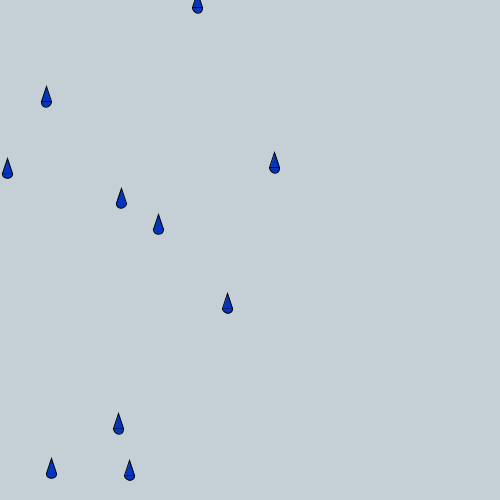
Frame 1 (no input)
Frame 60 (the mouse pressed at the canvas centre just before this capture): identical to frame 1, image omitted
Frame 120 (the mouse held since frame 60 and released just before this capture): identical to frame 1, image omitted

The Processing sketch that drew this single still picture (run headless with seeded random() and noise(); from frame 60 on, the mouse is pressed at the canvas centre):

// Processing sketch: sketch_220705c
// ── sketch_220705c.pde
float fallingTeardropY = 0; 
float x = random(0, 500);

float[] teardropX = new float[10];
float[] teardropY = new float[10];

void setup() {
  size(500, 500);
  background(#C5CFD6);
  for (int i = 0; i < 10; i++) {
    float x = random(0, width); 
    float y = random(0, height);
    teardropX[i] = x;
    teardropY[i] = y;
  }
}

void teardrop(float x, float y, float w) {
  triangle(x-w/2, y, x, y-1.5*w, x+w/2, y);
  arc(x, y, w, w, radians(-3), radians(183), OPEN);
}

void draw() {
  background(#C5CFD6);
  stroke(0);
  fill(#0236C1);

  for (int i = 0; i < 10; i++) {
    teardrop(teardropX[i], teardropY[i], 10);
    
    teardropY[i] = teardropY[i]++;
    
  }
  
 
}
